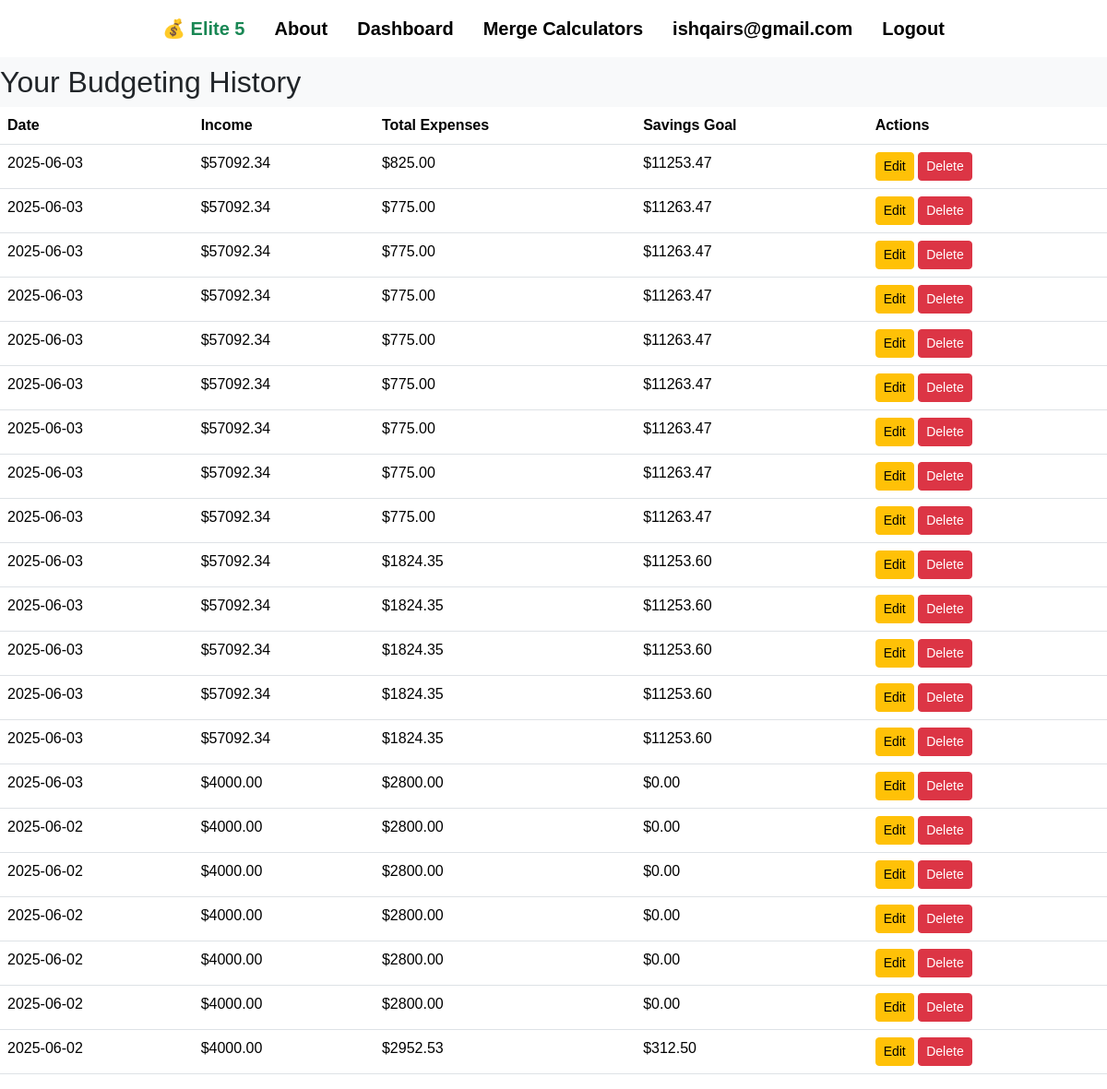
The page /budget/history/ (signed in) on the database its author committed.
### main/models.py (models this page shows, shortened)
class BudgetCalculation(models.Model):
    user = models.ForeignKey(User, on_delete=models.CASCADE)
    created_at = models.DateTimeField(auto_now_add=True)
    monthly_income = models.DecimalField(max_digits=10, decimal_places=2)
    total_expenses = models.DecimalField(max_digits=10, decimal_places=2)
    savings_goal = models.DecimalField(max_digits=10, decimal_places=2)

### main/views.py (the view)
# urls.py: path('budget/history/', views.budget_history, name='budget_history'),
@login_required
def budget_history(request):
    if request.user.is_authenticated:
        history = BudgetCalculation.objects.filter(user=request.user).order_by('-created_at')
        return render(request, 'main/budget_history.html', {'history': history})
    return redirect('login')

### main/templates/main/budget_history.html (shortened to what this page needs)
{% extends "main/base.html" %}
{% block content %}
<h2>Your Budgeting History</h2>
<table class="table">
  <thead>
    <tr>
      <th>Date</th>
      <th>Income</th>
      <th>Total Expenses</th>
      <th>Savings Goal</th>
      <th>Actions</th>
    </tr>
  </thead>
  <tbody>
    {% for run in history %}
    <tr>
      <td>{{ run.created_at|date:"Y-m-d" }}</td>
      <td>${{ run.monthly_income }}</td>
      <td>${{ run.total_expenses }}</td>
      <td>${{ run.savings_goal }}</td>
      <td>
        <a href="{% url 'edit_budget_entry' run.pk %}" class="btn btn-sm btn-warning">Edit</a>
        <form method="POST" action="{% url 'delete_budget_entry' run.pk %}" style="display:inline;">
          <button type="submit" class="btn btn-sm btn-danger">Delete</button>
        </form>
      </td>
    </tr>
    {% endfor %}
  </tbody>
</table>
{% endblock %}

### main/templates/main/base.html (shortened to what this page needs)
{% load static %}
<!DOCTYPE html>
<html lang="en">
<head>
    <link href="https://cdn.jsdelivr.net/npm/bootstrap@5.3.2/dist/css/bootstrap.min.css" rel="stylesheet">
</head>
<body>
<nav class="navbar navbar-expand-lg navbar-light bg-white fixed-top mb-3" id="customNavbar">
  <div class="container d-flex justify-content-center align-items-center" style="max-width: 80%;">
    <div class="collapse navbar-collapse justify-content-center" id="navbarNav">
      <ul class="navbar-nav d-flex flex-row align-items-center">
        <li class="nav-item d-flex align-items-center">
          <a class="nav-link fs-5 mx-2 text-success no-hover" href="{% url 'landing' %}">
            💰 {{ APPNAME|default:"Elite 5" }}
          </a>
        </li>
        <li class="nav-item">
          <a class="nav-link fs-5 mx-2" href="{% url 'about' %}">About</a>
        </li>
        <li class="nav-item">
          <a class="nav-link fs-5 mx-2" href="{% url 'dashboard' %}">Dashboard</a>
        </li>
        <li class="nav-item">
          <a class="nav-link fs-5 mx-2" href="{% url 'merge_calculator' %}">Merge Calculators</a>
        </li>
        {% if user.is_authenticated %}
          <li class="nav-item">
            <span class="nav-link fs-5 mx-2 disabled">{{ user.username }}</span>
          </li>
          <li class="nav-item">
            <a class="nav-link fs-5 mx-2" href="{% url 'logout' %}">Logout</a>
          </li>
        {% else %}
          <li class="nav-item">
            <a class="nav-link fs-5 mx-2" href="{% url 'login' %}">Login</a>
          </li>
        {% endif %}
      </ul>
    </div>
  </div>
</nav>
<main>
  {% block content %}{% endblock %}
</main>
</body>
</html>

### main/templates/main/base.html (style rules this page uses)
body { font-family: Arial, sans-serif; }
main { min-height: 100vh; background-color: #f8f9fa; }
.navbar-nav .nav-link { color: black; font-weight: bold; position: relative; }
.navbar-nav .nav-link.text-success { color: green; }
.navbar-nav .nav-link.no-hover::after { display: none; }
.navbar-nav .nav-link:not(.no-hover)::after { content: ''; position: absolute; width: 0; height: 2px; display: block; background: green; transition: width 0.3s; bottom: 0; left: 0; }
main { padding-top: 70px; }

### rows shown on the page
BudgetCalculation: created_at "2025-06-03", monthly_income "57092.34", total_expenses "825.00", savings_goal "11253.47"
BudgetCalculation: created_at "2025-06-03", monthly_income "57092.34", total_expenses "775.00", savings_goal "11263.47"
BudgetCalculation: created_at "2025-06-03", monthly_income "57092.34", total_expenses "775.00", savings_goal "11263.47"
BudgetCalculation: created_at "2025-06-03", monthly_income "57092.34", total_expenses "775.00", savings_goal "11263.47"
BudgetCalculation: created_at "2025-06-03", monthly_income "57092.34", total_expenses "775.00", savings_goal "11263.47"
BudgetCalculation: created_at "2025-06-03", monthly_income "57092.34", total_expenses "775.00", savings_goal "11263.47"
BudgetCalculation: created_at "2025-06-03", monthly_income "57092.34", total_expenses "775.00", savings_goal "11263.47"
BudgetCalculation: created_at "2025-06-03", monthly_income "57092.34", total_expenses "775.00", savings_goal "11263.47"
BudgetCalculation: created_at "2025-06-03", monthly_income "57092.34", total_expenses "775.00", savings_goal "11263.47"
BudgetCalculation: created_at "2025-06-03", monthly_income "57092.34", total_expenses "1824.35", savings_goal "11253.60"
BudgetCalculation: created_at "2025-06-03", monthly_income "57092.34", total_expenses "1824.35", savings_goal "11253.60"
BudgetCalculation: created_at "2025-06-03", monthly_income "57092.34", total_expenses "1824.35", savings_goal "11253.60"
BudgetCalculation: created_at "2025-06-03", monthly_income "57092.34", total_expenses "1824.35", savings_goal "11253.60"
BudgetCalculation: created_at "2025-06-03", monthly_income "57092.34", total_expenses "1824.35", savings_goal "11253.60"
BudgetCalculation: created_at "2025-06-03", monthly_income "4000.00", total_expenses "2800.00", savings_goal "0.00"
BudgetCalculation: created_at "2025-06-02", monthly_income "4000.00", total_expenses "2800.00", savings_goal "0.00"
BudgetCalculation: created_at "2025-06-02", monthly_income "4000.00", total_expenses "2800.00", savings_goal "0.00"
BudgetCalculation: created_at "2025-06-02", monthly_income "4000.00", total_expenses "2800.00", savings_goal "0.00"
BudgetCalculation: created_at "2025-06-02", monthly_income "4000.00", total_expenses "2800.00", savings_goal "0.00"
BudgetCalculation: created_at "2025-06-02", monthly_income "4000.00", total_expenses "2800.00", savings_goal "0.00"
BudgetCalculation: created_at "2025-06-02", monthly_income "4000.00", total_expenses "2952.53", savings_goal "312.50"

### other values the page prints
{{ APPNAME|default:"Elite 5" }} "Elite 5"
{{ user.username }} "ishqairs@gmail.com"
